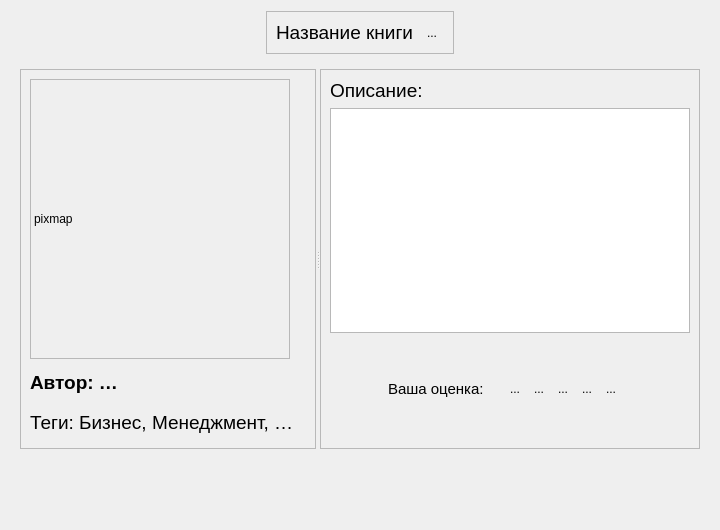
<?xml version="1.0" encoding="UTF-8"?>
<ui version="4.0">
 <class>BookDetailsDialog</class>
 <widget class="QDialog" name="BookDetailsDialog">
  <property name="geometry">
   <rect>
    <x>0</x>
    <y>0</y>
    <width>720</width>
    <height>530</height>
   </rect>
  </property>
  <property name="sizePolicy">
   <sizepolicy hsizetype="Fixed" vsizetype="Preferred">
    <horstretch>0</horstretch>
    <verstretch>0</verstretch>
   </sizepolicy>
  </property>
  <property name="windowTitle">
   <string>Подробнее о книге</string>
  </property>
  <layout class="QVBoxLayout" name="verticalLayout_2">
   <item>
    <layout class="QVBoxLayout" name="verticalLayout">
     <property name="spacing">
      <number>6</number>
     </property>
     <property name="leftMargin">
      <number>0</number>
     </property>
     <property name="topMargin">
      <number>0</number>
     </property>
     <property name="rightMargin">
      <number>0</number>
     </property>
     <property name="bottomMargin">
      <number>0</number>
     </property>
     <item>
      <layout class="QHBoxLayout" name="headerlayout">
       <item alignment="Qt::AlignHCenter">
        <widget class="QFrame" name="header">
         <property name="frameShape">
          <enum>QFrame::StyledPanel</enum>
         </property>
         <property name="frameShadow">
          <enum>QFrame::Raised</enum>
         </property>
         <layout class="QHBoxLayout" name="horizontalLayout">
          <item>
           <widget class="QLabel" name="lblTitle">
            <property name="sizePolicy">
             <sizepolicy hsizetype="Expanding" vsizetype="Preferred">
              <horstretch>0</horstretch>
              <verstretch>0</verstretch>
             </sizepolicy>
            </property>
            <property name="font">
             <font>
              <pointsize>14</pointsize>
             </font>
            </property>
            <property name="text">
             <string>Название книги</string>
            </property>
            <property name="wordWrap">
             <bool>false</bool>
            </property>
           </widget>
          </item>
          <item>
           <widget class="QToolButton" name="btnAddFav">
            <property name="focusPolicy">
             <enum>Qt::TabFocus</enum>
            </property>
            <property name="toolTip">
             <string>1 звезда</string>
            </property>
            <property name="text">
             <string>...</string>
            </property>
            <property name="iconSize">
             <size>
              <width>22</width>
              <height>22</height>
             </size>
            </property>
            <property name="checkable">
             <bool>true</bool>
            </property>
            <property name="autoRaise">
             <bool>true</bool>
            </property>
           </widget>
          </item>
         </layout>
        </widget>
       </item>
      </layout>
     </item>
     <item>
      <widget class="QWidget" name="bodyContainer" native="true">
       <layout class="QHBoxLayout" name="horizontalLayout_2">
        <item>
         <widget class="QSplitter" name="splitter">
          <property name="orientation">
           <enum>Qt::Horizontal</enum>
          </property>
          <widget class="QFrame" name="leftPane">
           <property name="frameShape">
            <enum>QFrame::StyledPanel</enum>
           </property>
           <property name="frameShadow">
            <enum>QFrame::Raised</enum>
           </property>
           <layout class="QVBoxLayout" name="verticalLayout_3">
            <item>
             <widget class="QLabel" name="lblCover">
              <property name="sizePolicy">
               <sizepolicy hsizetype="Fixed" vsizetype="Fixed">
                <horstretch>0</horstretch>
                <verstretch>0</verstretch>
               </sizepolicy>
              </property>
              <property name="minimumSize">
               <size>
                <width>200</width>
                <height>280</height>
               </size>
              </property>
              <property name="maximumSize">
               <size>
                <width>260</width>
                <height>360</height>
               </size>
              </property>
              <property name="frameShape">
               <enum>QFrame::StyledPanel</enum>
              </property>
              <property name="text">
               <string>pixmap</string>
              </property>
              <property name="scaledContents">
               <bool>true</bool>
              </property>
             </widget>
            </item>
            <item>
             <widget class="QLabel" name="lblAuthor">
              <property name="font">
               <font>
                <pointsize>14</pointsize>
                <weight>75</weight>
                <italic>false</italic>
                <bold>true</bold>
                <underline>false</underline>
                <strikeout>false</strikeout>
               </font>
              </property>
              <property name="text">
               <string>Автор: …</string>
              </property>
              <property name="wordWrap">
               <bool>true</bool>
              </property>
             </widget>
            </item>
            <item>
             <widget class="QLabel" name="lblTags">
              <property name="font">
               <font>
                <pointsize>14</pointsize>
               </font>
              </property>
              <property name="text">
               <string>Теги: Бизнес, Менеджмент, …</string>
              </property>
              <property name="wordWrap">
               <bool>true</bool>
              </property>
             </widget>
            </item>
           </layout>
          </widget>
          <widget class="QFrame" name="rightPane">
           <property name="frameShape">
            <enum>QFrame::StyledPanel</enum>
           </property>
           <property name="frameShadow">
            <enum>QFrame::Raised</enum>
           </property>
           <layout class="QVBoxLayout" name="verticalLayout_4">
            <item>
             <widget class="QLabel" name="lblSubtitle">
              <property name="font">
               <font>
                <pointsize>14</pointsize>
               </font>
              </property>
              <property name="text">
               <string>Описание:</string>
              </property>
              <property name="wordWrap">
               <bool>true</bool>
              </property>
             </widget>
            </item>
            <item>
             <widget class="QTextBrowser" name="teDescription">
              <property name="minimumSize">
               <size>
                <width>0</width>
                <height>220</height>
               </size>
              </property>
              <property name="font">
               <font>
                <pointsize>11</pointsize>
               </font>
              </property>
              <property name="openExternalLinks">
               <bool>true</bool>
              </property>
             </widget>
            </item>
            <item alignment="Qt::AlignHCenter">
             <widget class="QWidget" name="ratingContainer" native="true">
              <property name="minimumSize">
               <size>
                <width>0</width>
                <height>100</height>
               </size>
              </property>
              <layout class="QHBoxLayout" name="horizontalLayout_4">
               <item>
                <layout class="QHBoxLayout" name="ratingLayout">
                 <property name="spacing">
                  <number>10</number>
                 </property>
                 <item alignment="Qt::AlignVCenter">
                  <widget class="QLabel" name="lblRatingTitle">
                   <property name="font">
                    <font>
                     <pointsize>11</pointsize>
                    </font>
                   </property>
                   <property name="text">
                    <string>Ваша оценка:</string>
                   </property>
                  </widget>
                 </item>
                 <item alignment="Qt::AlignVCenter">
                  <widget class="QWidget" name="starsContainer" native="true">
                   <property name="minimumSize">
                    <size>
                     <width>50</width>
                     <height>0</height>
                    </size>
                   </property>
                   <layout class="QHBoxLayout" name="horizontalLayout_5">
                    <item>
                     <layout class="QHBoxLayout" name="starsLayout">
                      <property name="spacing">
                       <number>0</number>
                      </property>
                      <item>
                       <widget class="QToolButton" name="btnStar1">
                        <property name="toolTip">
                         <string>1 звезда</string>
                        </property>
                        <property name="text">
                         <string>...</string>
                        </property>
                        <property name="iconSize">
                         <size>
                          <width>54</width>
                          <height>54</height>
                         </size>
                        </property>
                        <property name="checkable">
                         <bool>true</bool>
                        </property>
                        <property name="autoRaise">
                         <bool>true</bool>
                        </property>
                       </widget>
                      </item>
                      <item>
                       <widget class="QToolButton" name="btnStar2">
                        <property name="toolTip">
                         <string>2 звезды</string>
                        </property>
                        <property name="text">
                         <string>...</string>
                        </property>
                        <property name="iconSize">
                         <size>
                          <width>54</width>
                          <height>54</height>
                         </size>
                        </property>
                        <property name="checkable">
                         <bool>true</bool>
                        </property>
                        <property name="autoRaise">
                         <bool>true</bool>
                        </property>
                       </widget>
                      </item>
                      <item>
                       <widget class="QToolButton" name="btnStar3">
                        <property name="toolTip">
                         <string>3 звезды</string>
                        </property>
                        <property name="text">
                         <string>...</string>
                        </property>
                        <property name="iconSize">
                         <size>
                          <width>54</width>
                          <height>54</height>
                         </size>
                        </property>
                        <property name="checkable">
                         <bool>true</bool>
                        </property>
                        <property name="autoRaise">
                         <bool>true</bool>
                        </property>
                       </widget>
                      </item>
                      <item>
                       <widget class="QToolButton" name="btnStar4">
                        <property name="toolTip">
                         <string>4 звезды</string>
                        </property>
                        <property name="text">
                         <string>...</string>
                        </property>
                        <property name="iconSize">
                         <size>
                          <width>54</width>
                          <height>54</height>
                         </size>
                        </property>
                        <property name="checkable">
                         <bool>true</bool>
                        </property>
                        <property name="autoRaise">
                         <bool>true</bool>
                        </property>
                       </widget>
                      </item>
                      <item>
                       <widget class="QToolButton" name="btnStar5">
                        <property name="toolTip">
                         <string>5 звезд</string>
                        </property>
                        <property name="text">
                         <string>...</string>
                        </property>
                        <property name="iconSize">
                         <size>
                          <width>54</width>
                          <height>54</height>
                         </size>
                        </property>
                        <property name="checkable">
                         <bool>true</bool>
                        </property>
                        <property name="autoRaise">
                         <bool>true</bool>
                        </property>
                       </widget>
                      </item>
                     </layout>
                    </item>
                   </layout>
                  </widget>
                 </item>
                </layout>
               </item>
              </layout>
             </widget>
            </item>
           </layout>
          </widget>
         </widget>
        </item>
       </layout>
      </widget>
     </item>
     <item>
      <spacer name="verticalSpacer">
       <property name="orientation">
        <enum>Qt::Vertical</enum>
       </property>
       <property name="sizeHint" stdset="0">
        <size>
         <width>20</width>
         <height>40</height>
        </size>
       </property>
      </spacer>
     </item>
    </layout>
   </item>
  </layout>
 </widget>
 <resources/>
 <connections/>
</ui>
